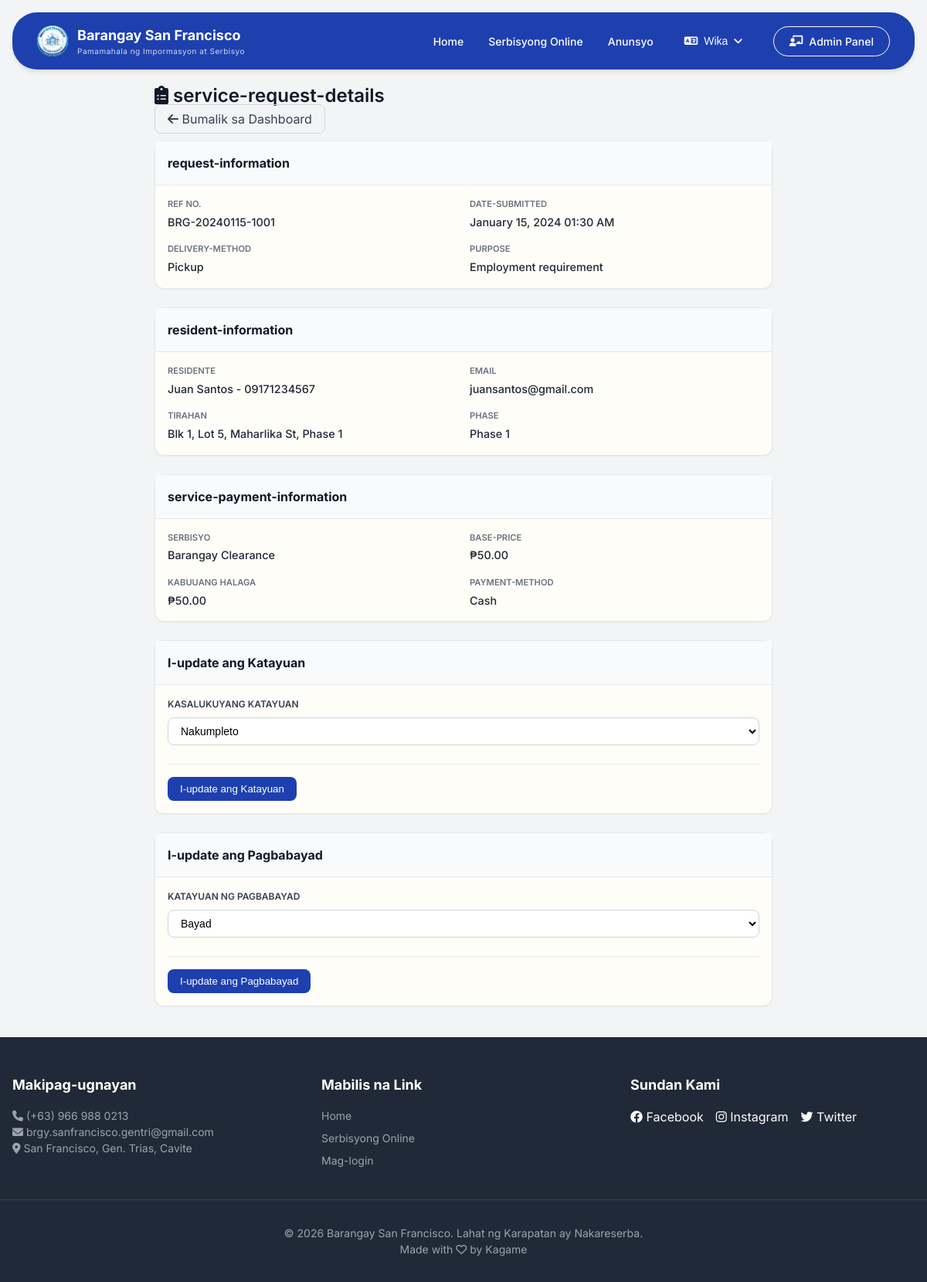
Page /pages/admin/services/request_show.php?id=1 (signed in) on the committed database.
### tables this page shows
CREATE TABLE IF NOT EXISTS `service_request` (
  `request_id` int NOT NULL AUTO_INCREMENT,
  `household_id` int NOT NULL,
  `service_id` int NOT NULL,
  `ref_no` varchar(50) NOT NULL,
  `purpose` text,
  `date_submitted` timestamp NULL DEFAULT CURRENT_TIMESTAMP,
  `status` enum('pending','approved','processing','completed','rejected') DEFAULT 'pending',
  `delivery_method` enum('pickup','delivery') DEFAULT 'pickup',
  PRIMARY KEY (`request_id`),
  UNIQUE KEY `ref_no` (`ref_no`),
  KEY `service_id` (`service_id`),
  KEY `idx_request_household` (`household_id`)
);

CREATE TABLE IF NOT EXISTS `household` (
  `household_id` int NOT NULL AUTO_INCREMENT,
  `email` varchar(100) NOT NULL,
  `password` varchar(255) NOT NULL,
  `address` text NOT NULL,
  `phase_no` varchar(10) DEFAULT NULL,
  `preferred_language` enum('english','tagalog') DEFAULT 'tagalog',
  `created_at` timestamp NULL DEFAULT CURRENT_TIMESTAMP,
  PRIMARY KEY (`household_id`),
  UNIQUE KEY `email` (`email`),
  KEY `idx_household_email` (`email`)
);

CREATE TABLE IF NOT EXISTS `service` (
  `service_id` int NOT NULL AUTO_INCREMENT,
  `service_name` varchar(100) NOT NULL,
  `base_price` decimal(10,2) NOT NULL,
  `is_active` tinyint(1) DEFAULT '1',
  PRIMARY KEY (`service_id`)
);

CREATE TABLE IF NOT EXISTS `payment` (
  `payment_id` int NOT NULL AUTO_INCREMENT,
  `request_id` int NOT NULL,
  `total_amount` decimal(10,2) NOT NULL,
  `payment_method` enum('cash','gcash','bank_transfer') DEFAULT 'cash',
  `ref_no` varchar(50) DEFAULT NULL,
  `is_paid` tinyint(1) DEFAULT '0',
  `paid_at` timestamp NULL DEFAULT NULL,
  PRIMARY KEY (`payment_id`),
  UNIQUE KEY `ref_no` (`ref_no`),
  KEY `request_id` (`request_id`)
);

### includes/translations/translations.php (called while the page is built, shortened)
<?php
function __($key) {
    $lang = $_SESSION['lang'] ?? 'tl';
    return $translations[$lang][$key] ?? $key;
}
?>

### pages/admin/services/request_show.php (the view, shortened to what this page needs)
<?php
require_once '../../../includes/core/init.php';
$request_id = $_GET['id'] ?? 0;
$sql = "SELECT sr.*, s.service_name, s.base_price,
        h.household_id, h.email, h.address, h.phase_no,
        p.payment_id, p.total_amount, p.payment_method, p.ref_no as payment_ref, p.is_paid, p.paid_at,
        (SELECT CONCAT(first_name, ' ', last_name, ' - ', contact_no) FROM resident WHERE household_id = sr.household_id AND is_head = 1 LIMIT 1) as resident_info
        FROM service_request sr
        JOIN service s ON sr.service_id = s.service_id
        JOIN household h ON sr.household_id = h.household_id
        LEFT JOIN payment p ON sr.request_id = p.request_id
        WHERE sr.request_id = ?";
$stmt = $conn->prepare($sql);
$stmt->bind_param("i", $request_id);
$stmt->execute();
$request = $stmt->get_result()->fetch_assoc();
include '../../../includes/layouts/header.php';
?>
<link rel="stylesheet" href="/barangay-residence-system/assets/css/pages/dashboard.css">
<?php include '../../../includes/layouts/navbar.php'; ?>
<main class="container">
    <div class="detail-container">
        <div class="flex-between mb-4">
            <h2><i class="fas fa-clipboard-list"></i> <?php echo __('service-request-details'); ?></h2>
            <a href="/barangay-residence-system/pages/dashboard.php?tab=services" class="btn-outline">
                <i class="fas fa-arrow-left"></i> <?php echo __('back-to-dashboard'); ?>
            </a>
        </div>
        <div class="card detail-card">
            <div class="card-header"><span class="font-bold"><?php echo __('request-information'); ?></span></div>
            <div class="card-body">
                <div class="detail-grid">
                    <div><div class="detail-label"><?php echo __('ref-no'); ?></div><div class="detail-value"><?php echo $request['ref_no']; ?></div></div>
                    <div><div class="detail-label"><?php echo __('date-submitted'); ?></div><div class="detail-value"><?php echo date('F d, Y h:i A', strtotime($request['date_submitted'])); ?></div></div>
                    <div><div class="detail-label"><?php echo __('delivery-method'); ?></div><div class="detail-value"><?php echo ucfirst($request['delivery_method']); ?></div></div>
                    <div><div class="detail-label"><?php echo __('purpose'); ?></div><div class="detail-value"><?php echo nl2br(htmlspecialchars($request['purpose'] ?? __('n-a'))); ?></div></div>
                </div>
            </div>
        </div>
        <div class="card detail-card">
            <div class="card-header"><span class="font-bold"><?php echo __('resident-information'); ?></span></div>
            <div class="card-body">
                <div class="detail-grid">
                    <div><div class="detail-label"><?php echo __('resident'); ?></div><div class="detail-value"><?php echo $request['resident_info'] ?? __('n-a'); ?></div></div>
                    <div><div class="detail-label"><?php echo __('email'); ?></div><div class="detail-value"><?php echo $request['email']; ?></div></div>
                    <div><div class="detail-label"><?php echo __('address'); ?></div><div class="detail-value"><?php echo $request['address']; ?></div></div>
                    <div><div class="detail-label"><?php echo __('phase'); ?></div><div class="detail-value"><?php echo $request['phase_no'] ?? __('n-a'); ?></div></div>
                </div>
            </div>
        </div>
        <div class="card detail-card">
            <div class="card-header"><span class="font-bold"><?php echo __('service-payment-information'); ?></span></div>
            <div class="card-body">
                <div class="detail-grid">
                    <div><div class="detail-label"><?php echo __('service'); ?></div><div class="detail-value"><?php echo $request['service_name']; ?></div></div>
                    <div><div class="detail-label"><?php echo __('base-price'); ?></div><div class="detail-value">₱<?php echo number_format($request['base_price'], 2); ?></div></div>
                    <div><div class="detail-label"><?php echo __('total-amount'); ?></div><div class="detail-value">₱<?php echo number_format($request['total_amount'] ?? 0, 2); ?></div></div>
                    <div><div class="detail-label"><?php echo __('payment-method'); ?></div><div class="detail-value"><?php echo ucfirst($request['payment_method'] ?? __('n-a')); ?></div></div>
                </div>
            </div>
        </div>
        <div class="card detail-card">
            <div class="card-header"><span class="font-bold"><?php echo __('update-status'); ?></span></div>
            <div class="card-body">
                <form method="POST">
                    <div class="form-group">
                        <label class="form-label"><?php echo __('current-status'); ?></label>
                        <select name="status" class="form-select">
                            <option value="completed" <?php echo $request['status'] == 'completed' ? 'selected' : ''; ?>><?php echo __('completed'); ?></option>
                        </select>
                    </div>
                    <div class="form-actions">
                        <button type="submit" name="update_status" class="btn-primary"><?php echo __('update-status'); ?></button>
                    </div>
                </form>
            </div>
        </div>
        <div class="card detail-card">
            <div class="card-header"><span class="font-bold"><?php echo __('update-payment'); ?></span></div>
            <div class="card-body">
                <form method="POST">
                    <div class="form-group">
                        <label class="form-label"><?php echo __('payment-status'); ?></label>
                        <select name="is_paid" class="form-select">
                            <option value="1" <?php echo $request['is_paid'] ? 'selected' : ''; ?>><?php echo __('paid'); ?></option>
                        </select>
                    </div>
                    <div class="form-actions">
                        <button type="submit" name="update_payment" class="btn-primary"><?php echo __('update-payment'); ?></button>
                    </div>
                </form>
            </div>
        </div>
    </div>
</main>
<?php include '../../../includes/layouts/footer.php'; ?>

### assets/css/pages/dashboard.css (style rules this page uses)
.container { padding: 1rem; }
.form-select { padding: 0.5rem 1rem; border: 1px solid var(--gray-300); border-radius: 0.5rem; font-size: 0.875rem; background: white; cursor: pointer; }
.form-actions { display: flex; gap: 0.5rem; }
.detail-container { max-width: 800px; margin: 0 auto; }

### assets/css/base/variables.css (style rules this page uses)
:root { --primary-blue: #1e40af; --primary-blue-dark: #1e3a8a; --primary-blue-light: #3b82f6; --primary-blue-50: #eff6ff; --white: #fffdf7; --gray-50: #f9fafb; --gray-100: #f3f4f6; --gray-200: #e5e7eb; --gray-300: #d1d5db; --gray-400: #9ca3af; --gray-500: #6b7280; --gray-600: #4b5563; --gray-700: #374151; --gray-800: #1f2937; --gray-900: #111827; --error-red: #b91c1c; --error-red-light: #fef2f2; --success-green: #10b981; --success-green-light: #d1fae5; --warning-orange: #f59e0b; --warning-orange-light: #fffbeb; --shadow-sm: 0 1px 2px 0 rgba(0, 0, 0, 0.05); --shadow-md: 0 4px 6px -1px rgba(0, 0, 0, 0.1); --shadow-lg: 0 10px 15px -3px rgba(0, 0, 0, 0.1); --shadow-xl: 0 20px 25px -5px rgba(0, 0, 0, 0.1); --radius-sm: 0.375rem; --radius-md: 0.5rem; --radius-lg: 0.75rem; --radius-xl: 1rem; }

### assets/css/base/typography.css (style rules this page uses)
h2 { font-size: 1.5rem; font-weight: 600; }

### assets/css/layouts/spacing.css (style rules this page uses)
.mb-4 { margin-bottom: 1rem; }

### assets/css/layouts/utilities.css (style rules this page uses)
.font-bold { font-weight: 700; }

### assets/css/components/buttons.css (style rules this page uses)
.btn-primary { background-color: var(--primary-blue); border: 2px solid var(--primary-blue); color: var(--white); }
.btn-outline { background-color: transparent; border: 2px solid var(--primary-blue); color: var(--primary-blue); }

### assets/css/components/cards.css (style rules this page uses)
.card { background-color: var(--white); border-radius: var(--radius-lg); box-shadow: var(--shadow-sm); border: 1px solid var(--gray-200); transition: all 0.3s ease; }
.card-header { padding: 1rem; border-bottom: 1px solid var(--gray-200); background-color: var(--gray-50); display: flex; justify-content: space-between; align-items: center; }
.card-body { padding: 1rem; }

### assets/css/components/forms.css (style rules this page uses)
.form-group { margin-bottom: 1.25rem; }
.form-label { display: block; font-size: 0.75rem; font-weight: 600; color: var(--gray-500); text-transform: uppercase; margin-bottom: 0.5rem; }
.form-select { padding: 0.5rem 1rem; border: 1px solid var(--gray-300); border-radius: 0.5rem; font-size: 0.875rem; background-color: var(--white); cursor: pointer; }

### pages/admin/services/request_show.php (style rules this page uses)
.detail-container { max-width: 800px; margin: 0 auto; }
.detail-card { margin-bottom: 1.5rem; }
.detail-grid { display: grid; grid-template-columns: repeat(2, 1fr); gap: 1rem; }
.detail-label { font-size: 0.7rem; font-weight: 600; text-transform: uppercase; color: var(--gray-500); margin-bottom: 0.25rem; }
.detail-value { font-size: 0.9rem; font-weight: 500; color: var(--gray-800); }
.form-group { margin-bottom: 1.25rem; }
.form-label { display: block; font-size: 0.75rem; font-weight: 600; margin-bottom: 0.5rem; color: var(--gray-700); }
.form-select, .form-input { width: 100%; padding: 0.5rem 0.75rem; border: 1px solid var(--gray-300); border-radius: 0.5rem; font-size: 0.875rem; }
.form-actions { display: flex; gap: 1rem; margin-top: 1.5rem; padding-top: 1rem; border-top: 1px solid var(--gray-200); }
.btn-primary { background: var(--primary-blue); color: white; padding: 0.5rem 1rem; border: none; border-radius: 0.5rem; cursor: pointer; }
.btn-outline { background: transparent; border: 1px solid var(--gray-300); padding: 0.5rem 1rem; border-radius: 0.5rem; cursor: pointer; text-decoration: none; color: var(--gray-700); }

### rows in the picture
service_request: ref_no "BRG-20240115-1001", date_submitted "January 15, 2024 01:30 AM", delivery_method "Pickup", purpose "Employment requirement", household.email "juansantos@gmail.com", household.address "Blk 1, Lot 5, Maharlika St, Phase 1", household.phase_no "Phase 1", service.service_name "Barangay Clearance", service.base_price "50.00", payment.total_amount "50.00", payment.payment_method "Cash", status "Nakumpleto"
payment: is_paid "Bayad"

### other values in the picture
__('sub-header') "Pamamahala ng Impormasyon at Serbisyo"
__('nav-home') "Home"
__('nav-services') "Serbisyong Online"
__('nav-announcements') "Anunsyo"
__('language') "Wika"
__('admin-dashboard') "Admin Panel"
__('service-request-details') "service-request-details"
__('back-to-dashboard') "Bumalik sa Dashboard"
__('request-information') "request-information"
__('ref-no') "REF NO."
__('date-submitted') "DATE-SUBMITTED"
__('delivery-method') "DELIVERY-METHOD"
__('purpose') "PURPOSE"
__('resident-information') "resident-information"
__('resident') "RESIDENTE"
